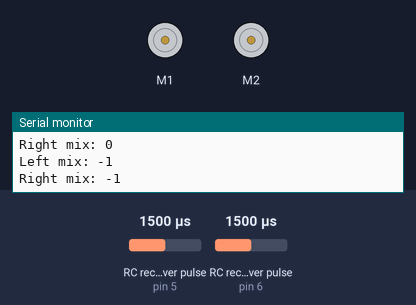
Recording of a sketch running on a simulated Arduino Uno, built with avr-gcc and run on an emulated ATmega328P. Parts: 2 × DC motor (green arrow = forward, orange = backward, longer = faster), the last lines printed to the serial monitor. Wiring (inferred from the names in the program): 2 × RC receiver channel: data pin 5 / data pin 6. The test bench sets the inputs (shaded band); at power-on: RC receiver pulse (sensors on pin 6, pin 5) 1500 µs.

Above: at 1.2 s.
1.3 s: RC receiver pulse (sensor on pin 6) set to 1020 µs
2.8 s: RC receiver pulse (sensor on pin 5) set to 1498 µs
At 4.0 s:
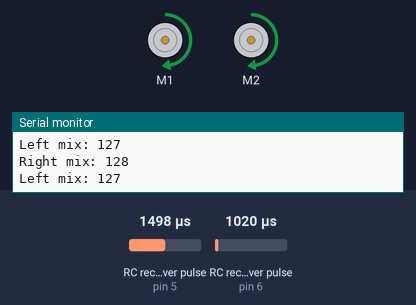
4.3 s: RC receiver pulse (sensor on pin 6) set to 1090 µs
7.3 s: RC receiver pulse (sensor on pin 6) set to 1101 µs
At 7.91 s:
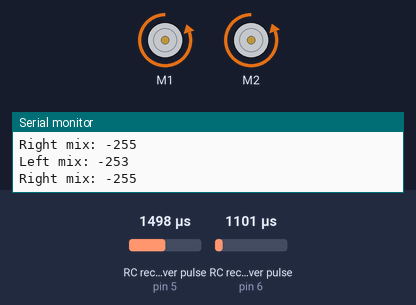
10.3 s: RC receiver pulse (sensor on pin 5) set to 1020 µs
At 13.1 s:
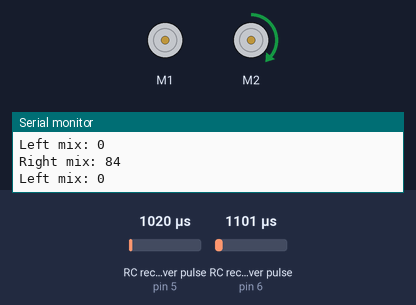
13.3 s: RC receiver pulse (sensor on pin 5) set to 1089 µs
16.3 s: RC receiver pulse (sensor on pin 5) set to 1111 µs
Timing chart, 0 to 20.3 s (numbered marks = the images above; inputs shaded):
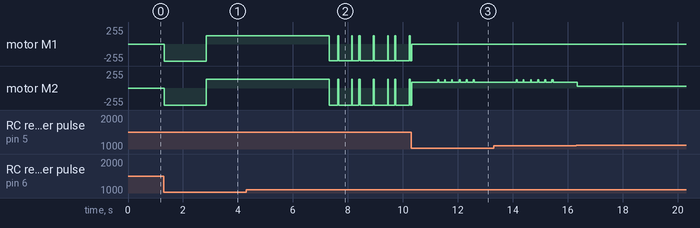

Measured:
- the behaviour switches between 1499 and 1498 µs on RC receiver pulse (sensor on pin 5) (found by bisection; images 0 and 1)
- the behaviour switches between 1100 and 1101 µs on RC receiver pulse (sensor on pin 6) (found by bisection; images 1 and 2)
- after the input at 2.8 s, motor M1: backward 255/255 → forward 127/255 at once; motor M2: backward 255/255 → forward 128/255 at once

The sketch:

boat_control.ino
```cpp
#include <Wire.h>
#include <Adafruit_MotorShield.h>
#include "utility/Adafruit_MS_PWMServoDriver.h"
#include <Arduino.h>

#define DEBUG_PRINT (true)

#define RUDDER_PIN (5)
#define THROTTLE_PIN (6)

#define RUDDER_MAX (1900)
#define THROTTLE_MAX (1900)

#define RUDDER_MIN (1100)
#define THROTTLE_MIN (1100)

#define RUDDER_RANGE (RUDDER_MAX - RUDDER_MIN)
#define THROTTLE_RANGE (THROTTLE_MAX - THROTTLE_MIN)

#define RUDDER_MID (((RUDDER_MAX - RUDDER_MIN) / 2) + RUDDER_MIN)
#define THROTTLE_MID (((THROTTLE_MAX - THROTTLE_MIN) / 2) + THROTTLE_MIN)


int rudder_raw;
int throttle_raw;
int rudder_offset;
int throttle_offset;
int rudder_scaled;
int throttle_scaled;
double response_mag;
int motor_left;
int motor_right;

int left_mix;
int right_mix;

Adafruit_MotorShield AFMS = Adafruit_MotorShield();

Adafruit_DCMotor* left_motor = AFMS.getMotor(1);
Adafruit_DCMotor* right_motor = AFMS.getMotor(2);

void setup()
{
  pinMode(RUDDER_PIN, INPUT);
  pinMode(THROTTLE_PIN, INPUT);

  AFMS.begin();
  left_motor->setSpeed(0);
  right_motor->setSpeed(0);
  left_motor->run(RELEASE);
  right_motor->run(RELEASE);

#if DEBUG_PRINT
  Serial.begin(9600);
#endif
}

void loop()
{
  // Read the pulse widths of the inputs
  rudder_raw = pulseIn(RUDDER_PIN, HIGH);
  throttle_raw = pulseIn(THROTTLE_PIN, HIGH);

  // Occasionally we get glitches when we are at the limits of the physical control
  rudder_raw = constrain(rudder_raw, RUDDER_MIN, RUDDER_MAX);
  throttle_raw = constrain(throttle_raw, THROTTLE_MIN, THROTTLE_MAX);

  // Map the raw PWM values to the range [-255, 255]
  rudder_scaled = map(rudder_raw, RUDDER_MIN, RUDDER_MAX, 255, -255);
  throttle_scaled = map(throttle_raw, THROTTLE_MIN, THROTTLE_MAX, -255, 255);

  // Evenly mix the throttle and rudder response
  left_mix = rudder_scaled + throttle_scaled;
  right_mix = -rudder_scaled + throttle_scaled;

  // If the combined response is greater than the maximum allowable, rescale to the
  // maximum value. Scale both throttle and rudder so they are proportionally reduced
  if ((left_mix > 255) ||
    (right_mix > 255) ||
    (left_mix < -255) ||
    (right_mix < -255))
  {
    response_mag = 255.0 / (double)((rudder_scaled * rudder_scaled) + (throttle_scaled * throttle_scaled));
    left_mix = (int)((double)left_mix * response_mag);
    right_mix = (int)((double)right_mix * response_mag);
  }

  // Set the new speed
  left_motor->setSpeed(abs(left_mix));
  right_motor->setSpeed(abs(right_mix));

  // Set the motor directions
  if (left_mix >= 0)
  {
    left_motor->run(FORWARD);
  }
  else
  {
    left_motor->run(BACKWARD);
  }

  if (right_mix >= 0)
  {
    right_motor->run(FORWARD);
  }
  else
  {
    right_motor->run(BACKWARD);
  }

  // Print the values we recorded
#if DEBUG_PRINT
//  Serial.print("Rudder Raw: ");
//  Serial.println(rudder_raw);

//  Serial.print("Throttle Raw: ");
//  Serial.println(throttle_raw);

//  Serial.print("Rudder Offset: ");
//  Serial.println(rudder_offset);

//  Serial.print("Throttle Offset: ");
//  Serial.println(throttle_offset);

//  Serial.print("Rudder Scaled: ");
//  Serial.println(rudder_scaled);

//  Serial.print("Throttle Scaled: ");
//  Serial.println(throttle_scaled);

  Serial.print("Left mix: ");
  Serial.println(left_mix);

  Serial.print("Right mix: ");
  Serial.println(right_mix);

//  delay(10000);
#endif
}
```
